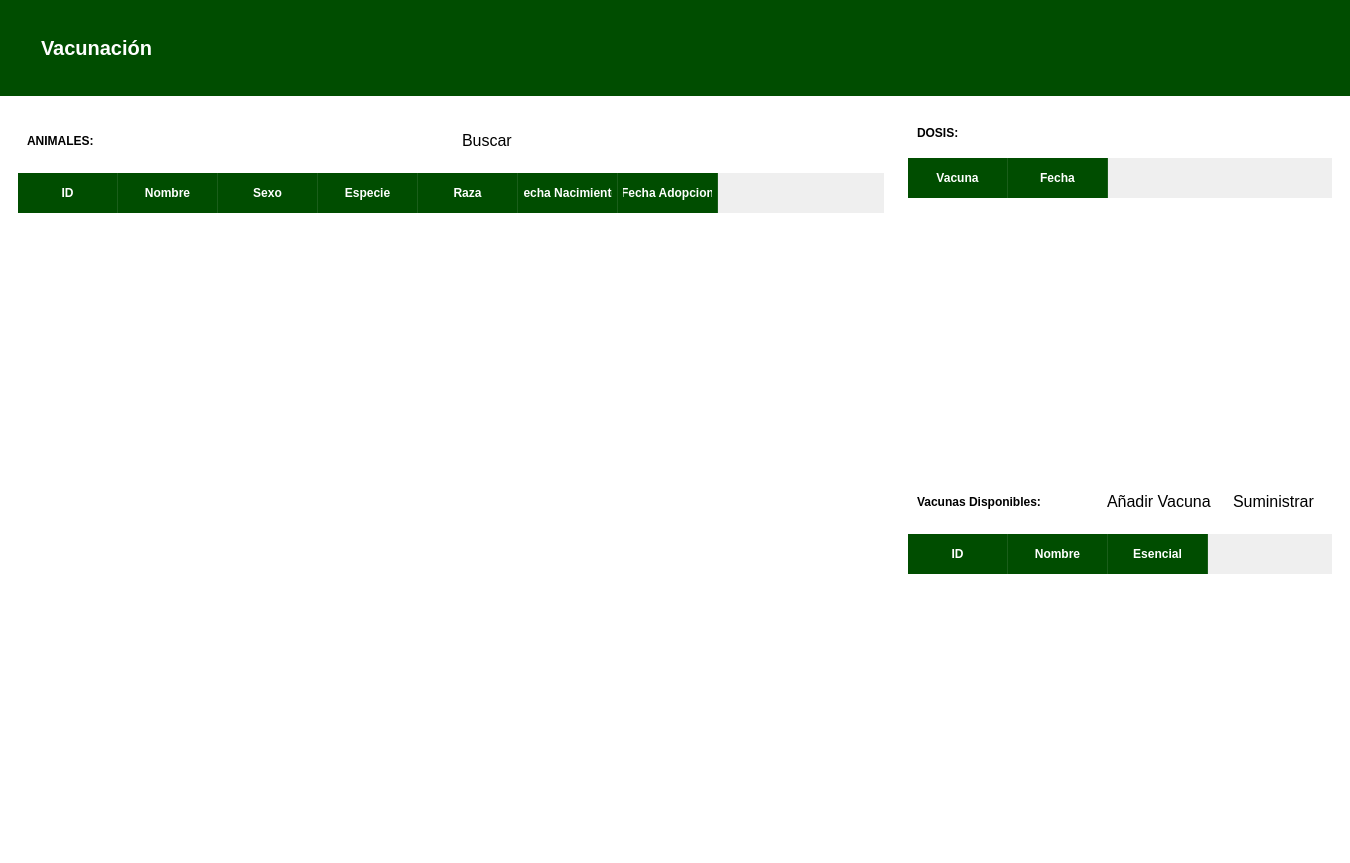
<?xml version="1.0" encoding="UTF-8"?>
<ui version="4.0">
 <class>MainWindow</class>
 <widget class="QMainWindow" name="MainWindow">
  <property name="geometry">
   <rect>
    <x>0</x>
    <y>0</y>
    <width>1350</width>
    <height>863</height>
   </rect>
  </property>
  <property name="windowTitle">
   <string>MainWindow</string>
  </property>
  <widget class="QWidget" name="centralwidget">
   <property name="styleSheet">
    <string notr="true">.QFrame {
    border: none;
    padding: 0px;
    margin: 0px;
}</string>
   </property>
   <layout class="QHBoxLayout" name="horizontalLayout" stretch="8">
    <property name="spacing">
     <number>0</number>
    </property>
    <property name="leftMargin">
     <number>0</number>
    </property>
    <property name="topMargin">
     <number>0</number>
    </property>
    <property name="rightMargin">
     <number>0</number>
    </property>
    <property name="bottomMargin">
     <number>0</number>
    </property>
    <item>
     <widget class="QFrame" name="frame">
      <property name="frameShape">
       <enum>QFrame::StyledPanel</enum>
      </property>
      <property name="frameShadow">
       <enum>QFrame::Raised</enum>
      </property>
      <layout class="QVBoxLayout" name="verticalLayout_2" stretch="1,8">
       <property name="spacing">
        <number>0</number>
       </property>
       <property name="leftMargin">
        <number>0</number>
       </property>
       <property name="topMargin">
        <number>0</number>
       </property>
       <property name="rightMargin">
        <number>0</number>
       </property>
       <property name="bottomMargin">
        <number>0</number>
       </property>
       <item>
        <widget class="QFrame" name="frame_superior">
         <property name="styleSheet">
          <string notr="true">#frame_superior{
	background-color: #004d00
}

#titulo{
	color: white; 
	font-size: 20px; 
	font-weight: bold; 
}</string>
         </property>
         <property name="frameShape">
          <enum>QFrame::StyledPanel</enum>
         </property>
         <property name="frameShadow">
          <enum>QFrame::Raised</enum>
         </property>
         <layout class="QHBoxLayout" name="horizontalLayout_5">
          <property name="leftMargin">
           <number>15</number>
          </property>
          <item>
           <widget class="QLabel" name="label_4">
            <property name="minimumSize">
             <size>
              <width>20</width>
              <height>20</height>
             </size>
            </property>
            <property name="maximumSize">
             <size>
              <width>40</width>
              <height>40</height>
             </size>
            </property>
            <property name="text">
             <string/>
            </property>
            <property name="pixmap">
             <pixmap>img/salud.png</pixmap>
            </property>
            <property name="scaledContents">
             <bool>true</bool>
            </property>
           </widget>
          </item>
          <item>
           <widget class="QLabel" name="titulo">
            <property name="text">
             <string>Vacunación</string>
            </property>
           </widget>
          </item>
          <item>
           <spacer name="horizontalSpacer_4">
            <property name="orientation">
             <enum>Qt::Horizontal</enum>
            </property>
            <property name="sizeHint" stdset="0">
             <size>
              <width>776</width>
              <height>20</height>
             </size>
            </property>
           </spacer>
          </item>
         </layout>
        </widget>
       </item>
       <item>
        <widget class="QFrame" name="frame_2">
         <property name="styleSheet">
          <string notr="true">.QFrame{
	background-color:white;
}

/* Estilo general de la tabla */
QTableWidget {
    background-color: white;
    gridline-color: #dcdcdc; /* Color de las líneas de la cuadrícula */
    border: none;
    alternate-background-color: #efefef; /* Color de las filas grises */
    selection-background-color: #a8d5a2; /* Color cuando seleccionas una fila */
    color: #333333; /* Color del texto de los datos */
}

/* Estilo de los encabezados (La parte superior verde) */
QHeaderView::section {
    background-color: #004d00; /* Verde oscuro como el de tu banner */
    color: white;
    padding: 5px;
    font-weight: bold;
    border: none;
    border-right: 1px solid #1a5e1a; /* Línea divisoria entre columnas */
    height: 30px;
}

/* Estilo para que los datos se vean más limpios */
QTableWidget::item {
    padding: 5px;
}

QPushButton {
    background-color: transparent;
    text-align: left;
    padding: 8px;
    font-size: 16px;
    border: none;
}

QPushButton:hover {
    background-color: #efefef;
}</string>
         </property>
         <property name="frameShape">
          <enum>QFrame::StyledPanel</enum>
         </property>
         <property name="frameShadow">
          <enum>QFrame::Raised</enum>
         </property>
         <layout class="QHBoxLayout" name="horizontalLayout_2" stretch="2,1">
          <item>
           <widget class="QFrame" name="frame_9">
            <property name="frameShape">
             <enum>QFrame::StyledPanel</enum>
            </property>
            <property name="frameShadow">
             <enum>QFrame::Raised</enum>
            </property>
            <layout class="QVBoxLayout" name="verticalLayout_12">
             <item>
              <widget class="QFrame" name="frame_11">
               <property name="frameShape">
                <enum>QFrame::StyledPanel</enum>
               </property>
               <property name="frameShadow">
                <enum>QFrame::Raised</enum>
               </property>
               <layout class="QHBoxLayout" name="horizontalLayout_10">
                <item>
                 <widget class="QLabel" name="label_6">
                  <property name="font">
                   <font>
                    <pointsize>9</pointsize>
                    <weight>75</weight>
                    <bold>true</bold>
                   </font>
                  </property>
                  <property name="text">
                   <string>ANIMALES:</string>
                  </property>
                 </widget>
                </item>
                <item>
                 <spacer name="horizontalSpacer_10">
                  <property name="orientation">
                   <enum>Qt::Horizontal</enum>
                  </property>
                  <property name="sizeHint" stdset="0">
                   <size>
                    <width>214</width>
                    <height>20</height>
                   </size>
                  </property>
                 </spacer>
                </item>
                <item>
                 <widget class="QPushButton" name="btn_buscar">
                  <property name="text">
                   <string>Buscar</string>
                  </property>
                  <property name="icon">
                   <iconset>
                    <normaloff>img/lupa.png</normaloff>img/lupa.png</iconset>
                  </property>
                 </widget>
                </item>
                <item>
                 <spacer name="horizontalSpacer_14">
                  <property name="orientation">
                   <enum>Qt::Horizontal</enum>
                  </property>
                  <property name="sizeHint" stdset="0">
                   <size>
                    <width>40</width>
                    <height>20</height>
                   </size>
                  </property>
                 </spacer>
                </item>
               </layout>
              </widget>
             </item>
             <item>
              <widget class="QTableWidget" name="tabla_vacunacionAnimales">
               <property name="editTriggers">
                <set>QAbstractItemView::NoEditTriggers</set>
               </property>
               <property name="alternatingRowColors">
                <bool>true</bool>
               </property>
               <property name="selectionBehavior">
                <enum>QAbstractItemView::SelectRows</enum>
               </property>
               <attribute name="verticalHeaderVisible">
                <bool>false</bool>
               </attribute>
               <column>
                <property name="text">
                 <string>ID</string>
                </property>
               </column>
               <column>
                <property name="text">
                 <string>Nombre</string>
                </property>
               </column>
               <column>
                <property name="text">
                 <string>Sexo</string>
                </property>
               </column>
               <column>
                <property name="text">
                 <string>Especie</string>
                </property>
               </column>
               <column>
                <property name="text">
                 <string>Raza</string>
                </property>
               </column>
               <column>
                <property name="text">
                 <string>Fecha Nacimiento</string>
                </property>
               </column>
               <column>
                <property name="text">
                 <string>Fecha Adopcion</string>
                </property>
               </column>
              </widget>
             </item>
            </layout>
           </widget>
          </item>
          <item>
           <widget class="QFrame" name="frame_10">
            <property name="frameShape">
             <enum>QFrame::StyledPanel</enum>
            </property>
            <property name="frameShadow">
             <enum>QFrame::Raised</enum>
            </property>
            <layout class="QVBoxLayout" name="verticalLayout_13">
             <item>
              <widget class="QFrame" name="frame_12">
               <property name="frameShape">
                <enum>QFrame::StyledPanel</enum>
               </property>
               <property name="frameShadow">
                <enum>QFrame::Raised</enum>
               </property>
               <layout class="QHBoxLayout" name="horizontalLayout_12">
                <item>
                 <widget class="QLabel" name="label_7">
                  <property name="font">
                   <font>
                    <pointsize>9</pointsize>
                    <weight>75</weight>
                    <bold>true</bold>
                   </font>
                  </property>
                  <property name="text">
                   <string>DOSIS:</string>
                  </property>
                 </widget>
                </item>
                <item>
                 <spacer name="horizontalSpacer_11">
                  <property name="orientation">
                   <enum>Qt::Horizontal</enum>
                  </property>
                  <property name="sizeHint" stdset="0">
                   <size>
                    <width>384</width>
                    <height>20</height>
                   </size>
                  </property>
                 </spacer>
                </item>
               </layout>
              </widget>
             </item>
             <item>
              <widget class="QTableWidget" name="tabla_dosis">
               <property name="editTriggers">
                <set>QAbstractItemView::NoEditTriggers</set>
               </property>
               <property name="alternatingRowColors">
                <bool>true</bool>
               </property>
               <property name="selectionBehavior">
                <enum>QAbstractItemView::SelectRows</enum>
               </property>
               <attribute name="verticalHeaderVisible">
                <bool>false</bool>
               </attribute>
               <column>
                <property name="text">
                 <string>Vacuna</string>
                </property>
               </column>
               <column>
                <property name="text">
                 <string>Fecha</string>
                </property>
               </column>
              </widget>
             </item>
             <item>
              <widget class="QFrame" name="frame_13">
               <property name="frameShape">
                <enum>QFrame::StyledPanel</enum>
               </property>
               <property name="frameShadow">
                <enum>QFrame::Raised</enum>
               </property>
               <layout class="QHBoxLayout" name="horizontalLayout_11">
                <item>
                 <widget class="QLabel" name="label_8">
                  <property name="font">
                   <font>
                    <pointsize>9</pointsize>
                    <weight>75</weight>
                    <bold>true</bold>
                   </font>
                  </property>
                  <property name="text">
                   <string>Vacunas Disponibles:</string>
                  </property>
                 </widget>
                </item>
                <item>
                 <spacer name="horizontalSpacer_12">
                  <property name="orientation">
                   <enum>Qt::Horizontal</enum>
                  </property>
                  <property name="sizeHint" stdset="0">
                   <size>
                    <width>117</width>
                    <height>20</height>
                   </size>
                  </property>
                 </spacer>
                </item>
                <item>
                 <widget class="QPushButton" name="btn_anadir">
                  <property name="text">
                   <string>Añadir Vacuna</string>
                  </property>
                  <property name="icon">
                   <iconset>
                    <normaloff>img/anadir.png</normaloff>img/anadir.png</iconset>
                  </property>
                 </widget>
                </item>
                <item>
                 <widget class="QPushButton" name="btn_suministrar">
                  <property name="text">
                   <string>Suministrar</string>
                  </property>
                  <property name="icon">
                   <iconset>
                    <normaloff>img/jeringa.png</normaloff>img/jeringa.png</iconset>
                  </property>
                 </widget>
                </item>
                <item>
                 <spacer name="horizontalSpacer_13">
                  <property name="orientation">
                   <enum>Qt::Horizontal</enum>
                  </property>
                  <property name="sizeHint" stdset="0">
                   <size>
                    <width>40</width>
                    <height>20</height>
                   </size>
                  </property>
                 </spacer>
                </item>
               </layout>
              </widget>
             </item>
             <item>
              <widget class="QTableWidget" name="tabla_vacunas">
               <property name="editTriggers">
                <set>QAbstractItemView::NoEditTriggers</set>
               </property>
               <property name="alternatingRowColors">
                <bool>true</bool>
               </property>
               <property name="selectionBehavior">
                <enum>QAbstractItemView::SelectRows</enum>
               </property>
               <attribute name="verticalHeaderVisible">
                <bool>false</bool>
               </attribute>
               <column>
                <property name="text">
                 <string>ID</string>
                </property>
               </column>
               <column>
                <property name="text">
                 <string>Nombre</string>
                </property>
               </column>
               <column>
                <property name="text">
                 <string>Esencial</string>
                </property>
               </column>
              </widget>
             </item>
            </layout>
           </widget>
          </item>
         </layout>
        </widget>
       </item>
      </layout>
     </widget>
    </item>
   </layout>
  </widget>
 </widget>
 <resources/>
 <connections/>
</ui>
